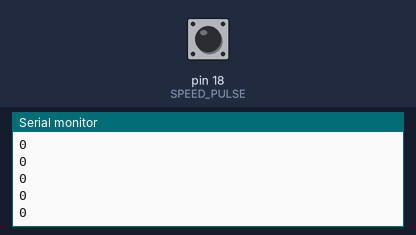
A sketch run on a simulated Arduino Mega 2560, built with avr-gcc and run on an emulated ATmega2560. Parts: the last lines printed to the serial monitor. The inputs (shaded band) are chosen by the test bench; at power-on: pin 18 (SPEED_PULSE) HIGH.

Above: at 1.2 s.
1.3 s: pin 18 (SPEED_PULSE) pulled LOW for 0.15 s
At 2.0 s:
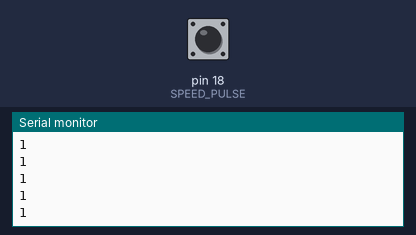
2.9 s: pin 18 (SPEED_PULSE) pulled LOW for 1 s
5.4 s: pin 18 (SPEED_PULSE) pulled LOW for 0.15 s
At 6.3 s:
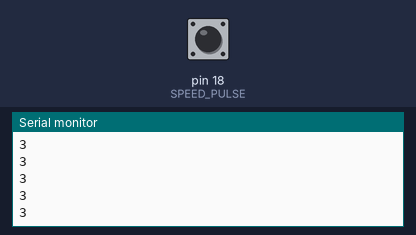
Timing chart, 0 to 8.4 s (numbered marks = the images above; inputs shaded):
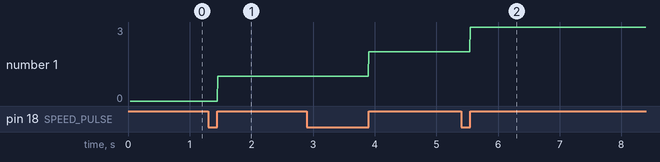

The sketch:

sketch_dec30b.ino
```cpp
#include <util/atomic.h> // For the ATOMIC_BLOCK macro

// Connect Riorand "S" pin to Mega Pin 18
#define SPEED_PULSE 18

volatile int posi = 0;

void setup() {
  Serial.begin(9600);

  // We use INPUT_PULLUP because the S pin is usually an open-collector
  pinMode(SPEED_PULSE, INPUT_PULLUP);

  // Attach interrupt to Pin 18
  attachInterrupt(digitalPinToInterrupt(SPEED_PULSE), readPulse, RISING);

  Serial.println("Riorand Pulse Counter Ready...");
}

void loop() {
  int pos = 0;

  // ATOMIC_BLOCK ensures the 2-byte 'int' is read without being
  // interrupted halfway through by the motor pulse
  ATOMIC_BLOCK(ATOMIC_RESTORESTATE) {
    pos = posi;
  }

  Serial.println(pos);
  delay(10); // Small delay to prevent Serial buffer overflow
}

// Simplified ISR: Just counts up because the S pin only provides one signal
void readPulse(){
  posi++;
}
```

Measured:
- after the input at 1.3 s, the serial monitor: prints a new line after 0.15 s (image 1)
- after the input at 5.4 s, the serial monitor: prints a new line after 0.15 s (image 2)
- plotted number 1: 0 → 1 after the input at 1.3 s, 1 → 2 after the input at 2.9 s, 2 → 3 after the input at 5.4 s
